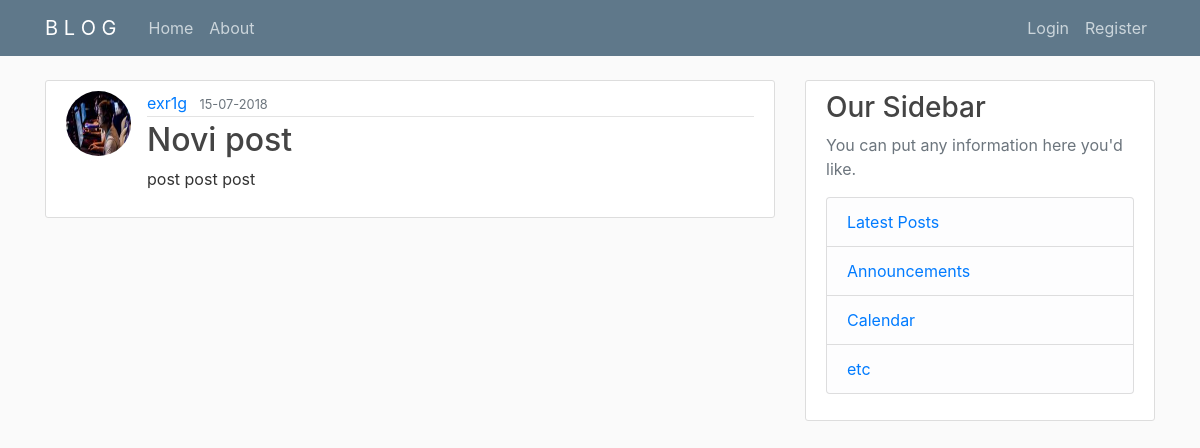
The page /post/14 on the database its author committed.
### flaskblog/models.py (models this page shows, shortened)
class User(db.Model, UserMixin):
    id = db.Column(db.Integer, primary_key=True)
    username = db.Column(db.String(20), unique=True, nullable=False)
    email = db.Column(db.String(120), unique=True, nullable=False)
    image_file = db.Column(db.String(20), nullable=False, default='default.jpg')
    password = db.Column(db.String(60),nullable=False)
    posts = db.relationship('Post', backref='author', lazy=True)

class Post(db.Model):
    id = db.Column(db.Integer, primary_key=True)
    title = db.Column(db.String(100), nullable=False)
    date_posted = db.Column(db.DateTime, nullable=False, default=datetime.utcnow)
    content = db.Column(db.Text, nullable=False)
    user_id = db.Column(db.Integer, db.ForeignKey('user.id'),nullable=False)

### flaskblog/posts/routes.py (the view)
@posts.route("/post/<int:post_id>")#naznacavamo da je int
def post(post_id):
    post = Post.query.get_or_404(post_id) #get the post, if it doesnt exist return 404 (page does not exist)
    return render_template('post.html',title=post.title,post=post)

### flaskblog/templates/post.html (shortened to what this page needs)
{% extends "layout.html" %} {% block content %}
<article class="media content-section">
  <img src="{{ url_for('static',filename='profile_pics/' + post.author.image_file) }}" class="rounded-circle article-img">
  <div class="media-body">
    <div class="article-metadata">
      <a class="mr-2" href="#">{{ post.author.username }}</a>
      <small class="text-muted">{{ post.date_posted.strftime('%d-%m-%Y') }}</small>
    </div>
    <h2 class="article-title">{{ post.title }}</h2>
    <p class="article-content">{{ post.content }}</p>
  </div>
</article>
{% endblock content %}

### flaskblog/static/main.css (style rules this page uses)
body { background: #fafafa; color: #333333; margin-top: 5rem; }
h1, h2, h3, h4, h5, h6 { color: #444444; }
.content-section { background: #ffffff; padding: 10px 20px; border: 1px solid #dddddd; border-radius: 3px; margin-bottom: 20px; }
.article-title { color: #444444; }
.article-content { white-space: pre-line; }
.article-img { height: 65px; width: 65px; margin-right: 16px; }
.article-metadata { padding-bottom: 1px; margin-bottom: 4px; border-bottom: 1px solid #e3e3e3 }

### rows shown on the page
User: image_file (picture), author.username "exr1g"
Post: date_posted "15-07-2018", title "Novi post", content "post post post"
